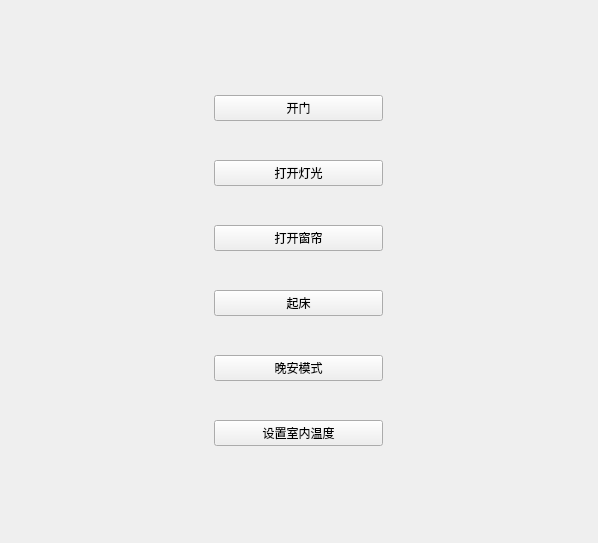
<?xml version="1.0" encoding="UTF-8"?>
<ui version="4.0">
 <class>MainWindow</class>
 <widget class="QMainWindow" name="MainWindow">
  <property name="enabled">
   <bool>true</bool>
  </property>
  <property name="geometry">
   <rect>
    <x>0</x>
    <y>0</y>
    <width>598</width>
    <height>543</height>
   </rect>
  </property>
  <property name="windowTitle">
   <string>MainWindow</string>
  </property>
  <property name="styleSheet">
   <string notr="true">#MainWindow{border-image: url(:/new/prefix1/Image/back.png);}

</string>
  </property>
  <widget class="QWidget" name="centralWidget">
   <property name="styleSheet">
    <string notr="true">#centralWidget{border-image: url(:/new/prefix1/Image/back.png);}</string>
   </property>
   <layout class="QGridLayout" name="gridLayout_2">
    <item row="0" column="0">
     <widget class="QWidget" name="widget" native="true">
      <property name="minimumSize">
       <size>
        <width>191</width>
        <height>441</height>
       </size>
      </property>
      <property name="maximumSize">
       <size>
        <width>191</width>
        <height>441</height>
       </size>
      </property>
      <layout class="QGridLayout" name="gridLayout">
       <item row="0" column="0">
        <widget class="QPushButton" name="pb_door">
         <property name="text">
          <string>开门</string>
         </property>
        </widget>
       </item>
       <item row="1" column="0">
        <widget class="QPushButton" name="pb_light">
         <property name="text">
          <string>打开灯光</string>
         </property>
        </widget>
       </item>
       <item row="2" column="0">
        <widget class="QPushButton" name="pb_chuang">
         <property name="text">
          <string>打开窗帘</string>
         </property>
        </widget>
       </item>
       <item row="3" column="0">
        <widget class="QPushButton" name="pb_morning">
         <property name="text">
          <string>起床</string>
         </property>
        </widget>
       </item>
       <item row="4" column="0">
        <widget class="QPushButton" name="pb_night">
         <property name="text">
          <string>晚安模式</string>
         </property>
        </widget>
       </item>
       <item row="5" column="0">
        <widget class="QPushButton" name="pb_du">
         <property name="text">
          <string>设置室内温度</string>
         </property>
        </widget>
       </item>
      </layout>
     </widget>
    </item>
   </layout>
  </widget>
 </widget>
 <layoutdefault spacing="6" margin="11"/>
 <resources/>
 <connections/>
</ui>
